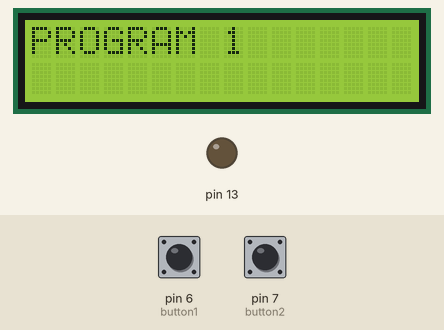
Simulated run of this sketch. Board: Arduino Uno, built with avr-gcc and run on an emulated ATmega328P. Shown: 16×2 character LCD, output pins drawn as LEDs (lit = HIGH). The test bench sets the inputs (shaded band); at power-on: pin 7 (button2) HIGH, pin 6 (button1) HIGH.

Above: at 5.7 s.
5.8 s: pin 7 (button2) pulled LOW for 0.15 s
At 6.6 s:
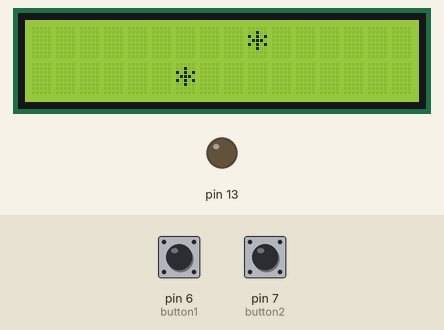
7.7 s: pin 6 (button1) pulled LOW for 1 s
At 8.75 s:
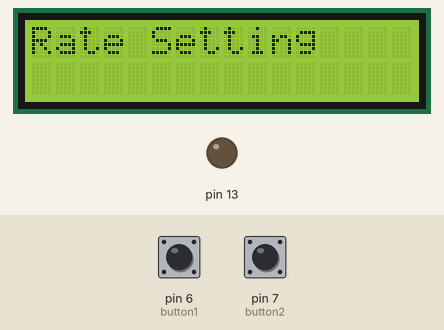
10.3 s: pin 7 (button2) pulled LOW for 3.2 s
At 10.8 s:
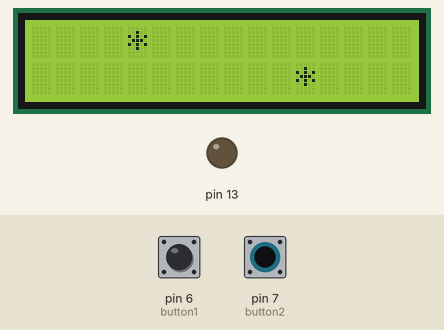
16.5 s: pin 6 (button1) pulled LOW for 0.15 s
At 17.9 s:
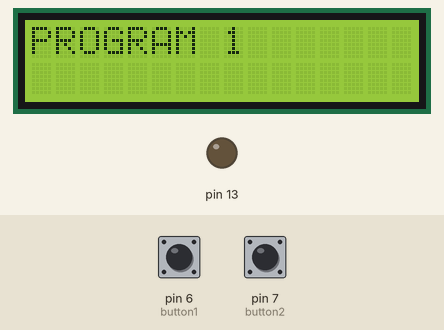
18.2 s: pin 6 (button1) pulled LOW for 3.2 s
At 22.5 s:
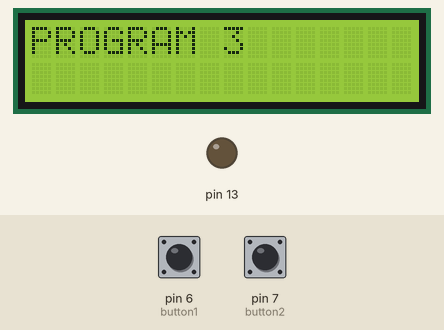
22.9 s: pin 7 (button2) pulled LOW for 1 s
At 24.01 s:
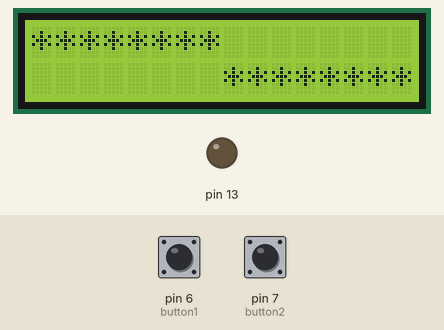

Measured:
- after the input at 5.8 s, the display: first changes after 0.25 s (image 1 shows a later state)
- after the input at 10.3 s, the display: first changes after 0.22 s (image 3 shows a later state)
- after the input at 18.2 s, the display: first changes after 0.22 s (image 5 shows a later state)
- after the input at 22.9 s, the display: first changes after 0.23 s (image 6 shows a later state)

The sketch:

E-SCROLL_V1_2.ino
```cpp
//E-SCROLL V1.2
//作者 SHANE
//2022.02.15
//更簡化程式碼

/*這支程式是可以按按鈕1選擇跑馬燈PROGRAM，
按下按鈕2可以執行，再按一下按鈕1可以中斷PROGRAM，
而且還能從SPEED SETTING 調整delay速度*/


#include <LiquidCrystal_I2C.h>
#include <Wire.h>

LiquidCrystal_I2C lcd(0x27,16,2);

//定義跑馬燈當中的參數
int BlockFitst = 0;//LCD螢幕的起始
int BlockLast = 15;//LCD螢幕的終點


int blockCnt;//儲存螢幕格數的變數
int rowCnt;

int delayTime = 10;
int rate = 2;
int delayset = 90;


int delayoffset = 10;
//定義按鈕
int button1 = 6;
int button2 = 7;

int pgmstate = 0;
bool comfrim = false;


int pgmCnt = 4;

//按鈕Debunce參數
int button;
boolean lastButtonState = LOW;
boolean reading1;
boolean reading2;

boolean btnState1;

void setup()
{
pinMode(13, OUTPUT);
pinMode(button1,INPUT_PULLUP);
pinMode(button2,INPUT_PULLUP);
lcd.backlight();
lcd.init();
lcd.setCursor(0,0);
lcd.print("Wellcome!!");
delay(1500);
lcd.clear();
lcd.print("E-SCROLL");
delay(1500);
lcd.setCursor(12,1);
lcd.print("V1.2");
delay(1500);
lcd.clear();
Serial.println("1");
}

void loop()
{


reading1 = digitalRead(button1);

debunce(reading1);
if(reading1 == lastButtonState)
    {
    lcd.clear();
    comfrim = false;
    pgmstate++;
    Serial.println(String("按鈕是PGM")+int(pgmstate)+String("狀態"));

    }
if(pgmstate == pgmCnt)
    {
    pgmstate = 0;
    }


reading2 = digitalRead(button2);
debunce(reading2);
if(reading2 == lastButtonState  )
    {
    comfrim = true;
    lcd.clear();
    }


switch(pgmstate)
    {
    case 0://program 1
    if(comfrim == false)
    {
    lcd.setCursor(0,0);
    lcd.print("PROGRAM 1");
    break;
    }
    if(pgmstate == 0 && comfrim == true)
    {

        program1();
        break;
    }
    break;

    case 1://program 2
    if(comfrim == false)
    {
    lcd.setCursor(0,0);
    lcd.print("PROGRAM 2");
    break;
    }

    if(pgmstate ==1 && comfrim == true)
    {
        program2();
        break;
    }
    break;

    case 2://program 3
    if(comfrim == false)
    {
    lcd.setCursor(0,0);
    lcd.print("PROGRAM 3");
    break;
    }

    if(pgmstate ==2 && comfrim == true)
    {
        program3();
        break;
    }
    break;

    case 3://setting speed

    if(comfrim == false)
    {

    lcd.setCursor(0,0);
    lcd.print("Rate Setting");

    break;
    }

        if(pgmstate ==3 && comfrim == true)
        {

        lcd.setCursor(0,0);
        lcd.print("Delay");
        lcd.setCursor(2,1);
        lcd.print("time = ");
        lcd.setCursor(12,1);
        lcd.print(delayTime);
        }

        if(button2 == lastButtonState == reading1)
        {
            delayTime = delayTime +10;
            if(delayTime > delayset)
            {
                delayTime =10;
            }

        }

        if(digitalRead(button1) == LOW)
        {

        pgmstate = pgmstate-1;
        return;
        }

    break;


}
}
//set內容


void set1()
{
lcd.setCursor(blockCnt,rowCnt);
lcd.print("*");

//依序顯示*字號
}

void set2()
{
lcd.setCursor(blockCnt,rowCnt);
lcd.print(" ");

//依序顯示空白
}


void set3()
{
lcd.setCursor(BlockLast-blockCnt,rowCnt);
lcd.print("*");


}

void set4()
{
lcd.setCursor(BlockLast-blockCnt,rowCnt);
lcd.print(" ");


}


//BUTTON 訊號讀取
void btRead()
{
digitalRead(button1);
digitalRead(button2);

}


//program1

void program1()
{
for(blockCnt = BlockFitst;blockCnt<=BlockLast;blockCnt++)
{
if(digitalRead(button1) == LOW)
{
pgmstate = pgmstate-1;
return;
}
rowCnt = 0;
set1();
rowCnt = 1;
set3();
delay(delayTime*4);
rowCnt = 0;
set2();
rowCnt = 1;
set4();
delay(delayTime);
}

for(blockCnt = BlockLast-1;blockCnt>BlockFitst;blockCnt--)
{
if(digitalRead(button1) == LOW)
{
pgmstate = pgmstate-1;
return;
}
rowCnt = 0;
set1();
rowCnt = 1;
set3();
delay(delayTime*4);
rowCnt = 0;
set2();
rowCnt = 1;
set4();
delay(delayTime);
}

}

//Program2

void program2()
{
for(blockCnt = BlockFitst; blockCnt <= BlockLast; blockCnt++)
{
if(digitalRead(button1) == LOW)
{
pgmstate = pgmstate-1;
return;
}
rowCnt = 0;
set1();//執行set1內容
delay(delayTime);
}
for(blockCnt = BlockFitst; blockCnt <= BlockLast; blockCnt++)
{
if(digitalRead(button1) == LOW)
{
pgmstate = pgmstate-1;
return;
}
rowCnt = 0;
set2();//執行set2內容
delay(delayTime);
}
for(blockCnt = BlockLast; blockCnt >= BlockFitst; blockCnt--)
{
if(digitalRead(button1) == LOW)
{
pgmstate = pgmstate-1;
return;
}
rowCnt = 1;
set1();//執行set1內容
delay(delayTime);
}
for(blockCnt = BlockLast; blockCnt >= BlockFitst; blockCnt--)
{
if(digitalRead(button1) == LOW)
{
pgmstate = pgmstate-1;
return;
}
rowCnt = 1;
set2();
delay(delayTime);
}

}

void program3()
{
for(blockCnt = BlockFitst; blockCnt <= BlockLast; blockCnt++)
{
if(digitalRead(button1) == LOW)
{
pgmstate = pgmstate-1;
return;
}
rowCnt = 0;
set1();
rowCnt = 1;
set3();
delay(delayTime);

}
for(blockCnt = BlockLast;blockCnt>BlockFitst;blockCnt--)
{
if(digitalRead(button1) == LOW)
{
pgmstate = pgmstate-1;
return;
}
rowCnt = 0;
set2();
rowCnt = 1;
set4();
delay(delayTime);

}


}


//function
void debunce(boolean readState)//按鈕debunce的function
{

if(readState != lastButtonState)
{
delay(20);

}

if(readState == lastButtonState)
{
    readState != lastButtonState;
    delay(200);
}
}
```
